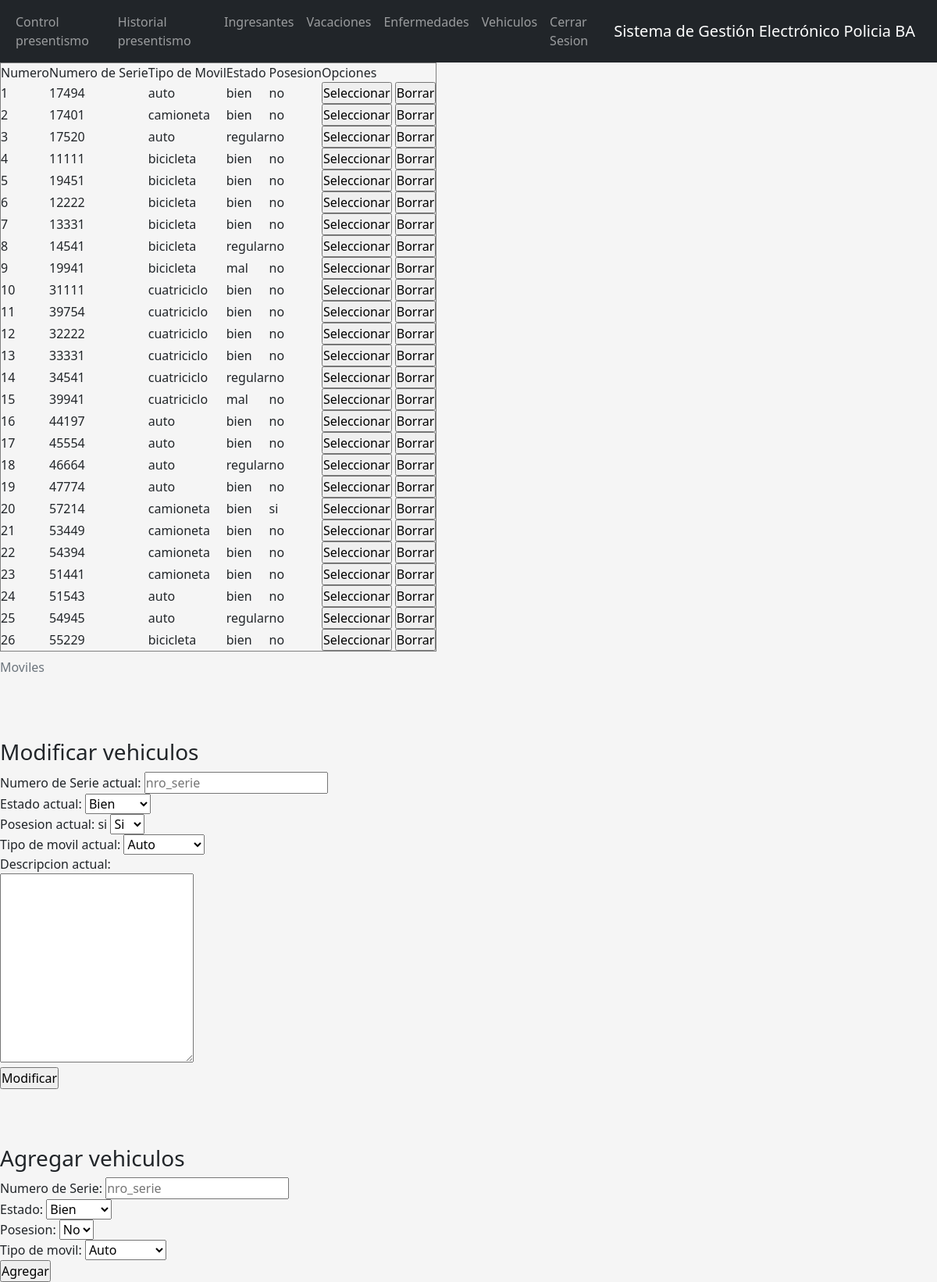
/administradores/vehiculos.php (signed in), run on an earlier commit of the app's database.
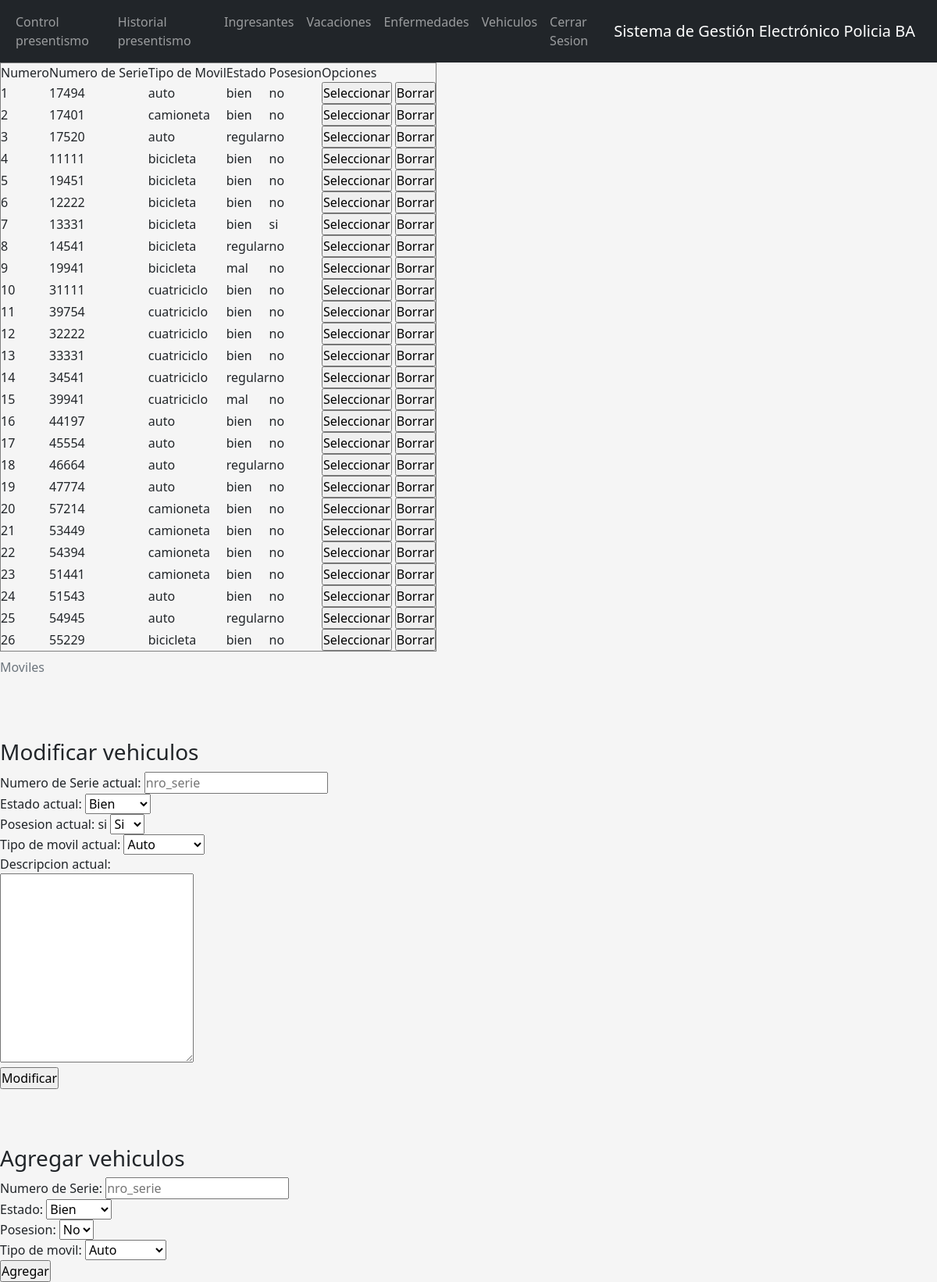
And on a later commit of the database.
### tables this page shows
CREATE TABLE `moviles` (
  `movil_id` int(11) NOT NULL,
  `nro_serie` int(11) NOT NULL,
  `tipo_movil` varchar(50) NOT NULL,
  `estado` varchar(50) NOT NULL,
  `posesion` int(5) NOT NULL,
  `fecha_borrado` date DEFAULT NULL,
  `descripcion` varchar(250) DEFAULT NULL
);

### administradores/vehiculos.php (the view, shortened to what this page needs)
<?php
    include("../conexion.php");
    $sql="SELECT movil_id , nro_serie ,tipo_movil , estado , posesion FROM moviles WHERE estado <>'borrado' ";
    $rta= mysqli_query($conexion,$sql) or
    die("Problemas en el select:".mysqli_error($conexion));
    $numero=1;
    $posesion = (isset($_REQUEST['posesion']))?$_REQUEST['posesion']:"";
    $tipo_movil = (isset($_REQUEST['tipo_movil']))?$_REQUEST['tipo_movil']:"";
    $estado= (isset($_REQUEST['estado']))?$_REQUEST['estado']:"";
    $nro_serie= (isset($_REQUEST['nro_serie']))?$_REQUEST['nro_serie']:"";;
    $descripcion= (isset($_REQUEST['descripcion']))?$_REQUEST['descripcion']:"";;
    include("cabeceraA.php");
?>
    <table border="1">
        <caption>Moviles</caption>
        <tr>
            <td>Numero</td>
            <td>Numero de Serie</td>
            <td>Tipo de Movil</td>
            <td>Estado</td>
            <td>Posesion</td>
            <td>Opciones</td>
        </tr>
    <?php
        while ($mostrar = mysqli_fetch_array($rta))
        {
    ?>
        <tr>
            <td> <?php echo $numero ?> </td>
            <td> <?php echo $mostrar['nro_serie'] ?> </td>
            <td> <?php echo $mostrar['tipo_movil'] ?> </td>
            <td> <?php echo $mostrar['estado'] ?> </td>
            <td> <?php
                    if($mostrar['posesion'] == 0){
                        echo "no";
                    }
                    else{
                        echo"si";
                    }
                 ?>
            </td>
            <td>
                <form method="POST">
                    <input type="submit" name="opcion" value="Seleccionar">
                    <input type="submit" name="opcion" value="Borrar">
                </form>
            </td>
        </tr>
    <?php
        $numero++;
        }
    ?>
    </table>
    <br><br><br>
    <form method="POST">
        <h3>Modificar vehiculos</h3>
        Numero de Serie actual:
        <input type="text" name="nro_serie" value="<?php echo $nro_serie;?>" placeholder="nro_serie"><br>
        Estado actual: <?php echo $estado;?>
        <select name="estado">
            <option value="bien" <?php echo ($estado=="bien")?"selected":""; ?> >Bien</option>
        </select><br>
        Posesion actual: <?php if($posesion == 0)echo "no"; else echo"si"; ?>
        <select name="posesion">
            <option value="si" <?php echo ($posesion==1)?"selected":""; ?> >Si</option>
        </select><br>
        Tipo de movil actual: <?php echo $tipo_movil;?>
        <select name="tipo_movil">
            <option value="auto" <?php echo ($tipo_movil=="auto")?"selected":""; ?> >Auto</option>
        </select><br>
        Descripcion actual:<br>
        <textarea name="descripcion" cols="25" rows="10" maxlength="250"><?php echo $descripcion;?></textarea><br>
        <input type="submit" name="opcion" value="Modificar">
    </form>
    <br><br><br>
    <form method="POST">
        <h3>Agregar vehiculos</h3>
        Numero de Serie:
        <input type="text" name="nro_serie" placeholder="nro_serie"><br>
        Estado:
        <select name="estado">
            <option value="bien" >Bien</option>
        </select><br>
        Posesion:
        <select name="posesion">
            <option value="no" selected>No</option>
        </select><br>
        Tipo de movil:
        <select name="tipo_movil">
            <option value="auto">Auto</option>
        </select><br>
        <input type="submit" name="opcion" value="Agregar">
    </form>
</body>
</html>

What changed in the data, as far as the page shows it:
changed moviles (number 7 of 26 on the later page): posesion "no" → "si"
changed moviles (number 20 of 26 on the later page): posesion "si" → "no"
